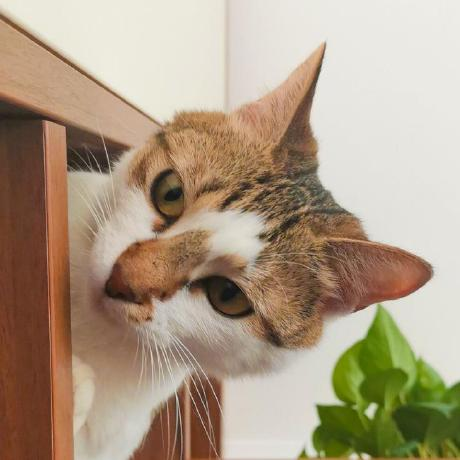
//> input picture 1-contrast-and-subtraction/11.jpg, 460 x 460 px
$ ./1-1   (built with g++ and OpenCV 4)
//> lines starting //> are read from the running program, lines starting //| are printed output that depends on the picture
### 1-contrast-and-subtraction/color.hpp
#include <opencv2/opencv.hpp>
#include <iostream>
#include <cmath>

class Color {
public:
	Color();
	Color(int _r, int _g, int _b, int base = 255);
	Color(cv::String hex);

	int GetR(int base = 255);
	int GetG(int base = 255);
	int GetB(int base = 255);

	void SetSaturation(double saturation);
	void SetContrast(double contrast);

private:
	double r, g, b;
};

// [5 lines left out: function Color, not called in this run]

Color::Color(int _r, int _g, int _b, int base) {
	r = _r * 1.0 / base;
	g = _g * 1.0 / base;
	b = _b * 1.0 / base;
}

Color::Color(cv::String hex) {
	// throw std::exception("not implemented");
}

int Color::GetR(int base) {
	return r * base;
}

int Color::GetG(int base) {
	return g * base;
}

int Color::GetB(int base) {
	return b * base;
}


inline double Sigmoid(double x) {
	return 1 / (1 + std::exp(-x));
}

void Color::SetSaturation(double saturation) {
	double deltaR = r - 0.5;
	double deltaG = g - 0.5;
	double deltaB = b - 0.5;

	double maxDelta = std::max(std::abs(deltaR), std::max(std::abs(deltaG), std::abs(deltaB)));

	if (maxDelta == 0) {
		return;
	}

	double scale = 0.5 / maxDelta;
	double sigmoid = Sigmoid(saturation - std::log(scale - 1));

	r = 0.5 + deltaR * scale * sigmoid;
	g = 0.5 + deltaG * scale * sigmoid;
	b = 0.5 + deltaB * scale * sigmoid;
}

/// <summary>
/// 获取一个点关于平面x+y+z=0的对称点
/// </summary>
inline void GetOpposite(double &x, double &y, double &z) {
	double k = (x + y + z) / 1.5;
	x = x - k;
	y = y - k;
	z = z - k;
}

void Color::SetContrast(double contrast) {
	double mid = 1.5; // Rmax / 2 + Gmax / 2 + Bmax / 2

	double deltaR, deltaG, deltaB;

	bool reversed = false;
	if (r + g + b > mid) {	// same for >= and >
		r = r - 1;
		g = g - 1;
		b = b - 1;
		GetOpposite(r, g, b);
		reversed = true;
	}
	deltaR = r;
	deltaG = g;
	deltaB = b;

	double scale = mid / (deltaR + deltaG + deltaB);
	double sigmoid = Sigmoid(-contrast / scale - std::log(scale - 1)) * scale;

	r = sigmoid * r;
	g = sigmoid * g;
	b = sigmoid * b;
	if (reversed) {
		GetOpposite(r, g, b);
		r = r + 1;
		g = g + 1;
		b = b + 1;
	}
}

### 1-contrast-and-subtraction/1-1.cpp
#include <opencv2/opencv.hpp>
#include <iostream>

#include "color.hpp"

using namespace cv;
using namespace std;

Mat image;
String windowName;

double contrast;
double saturation;

void UpdateImage()
{
	Mat processed = image.clone();

	uint8_t* pixelPtr = (uint8_t*)processed.data;
	int cn = processed.channels();

	for (int i = 0; i < processed.rows; i++)
	{
		for (int j = 0; j < processed.cols; j++)
		{
			uint8_t* b, * g, * r;
			b = &pixelPtr[i * processed.cols * cn + j * cn + 0]; // B
			g = &pixelPtr[i * processed.cols * cn + j * cn + 1]; // G
			r = &pixelPtr[i * processed.cols * cn + j * cn + 2]; // R

			Color pixel = Color(*r, *g, *b);

			pixel.SetContrast(contrast);
			pixel.SetSaturation(saturation);

			*r = pixel.GetR();
			*g = pixel.GetG();
			*b = pixel.GetB();
		}
	}
	imshow(windowName, processed); // Show our image inside the created window.
}

void onContrastChanged(int value, void*)
{
	contrast = (value - 50.0) / 20;
	UpdateImage();
}

void onSaturationChanged(int value, void*)
{
	saturation = (value - 50.0) / 20;
	UpdateImage();
}

int main(int argc, char** argv)
{
	// Read the image file
	image = imread("11.jpg");
//> image is the input picture: 460 rows x 460 cols, CV_8UC3; mean B, G, R 132.8, 155.3, 173.3

	// Check for failure
	if (image.empty())
	{
		cout << "Could not open or find the image" << endl;
		cin.get(); //wait for any key press
		return -1;
	}

	windowName = "11"; //Name of the window

	namedWindow(windowName); // Create a window

	UpdateImage();
	imshow(windowName, image); // Show our image inside the created window.
	createTrackbar("Contrast", windowName, 0, 100, onContrastChanged);
	createTrackbar("Saturation", windowName, 0, 100, onSaturationChanged);

	waitKey(0); // Wait for any keystroke in the window
//> after the loop in UpdateImage (call 2), `for (int i = 0; i < processed.rows; i++)`:
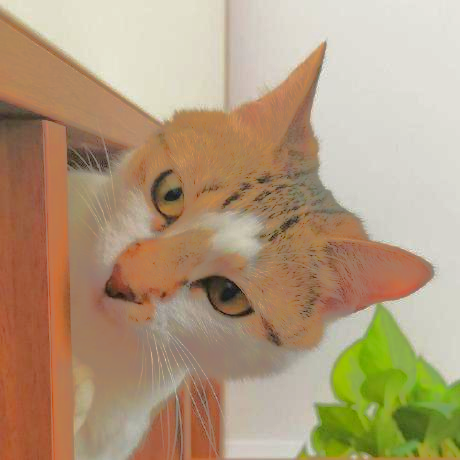
//> processed: 460 rows x 460 cols, CV_8UC3; mean B, G, R 124, 154.2, 177.4
//> after the loop in UpdateImage (call 3), `for (int i = 0; i < processed.rows; i++)`:
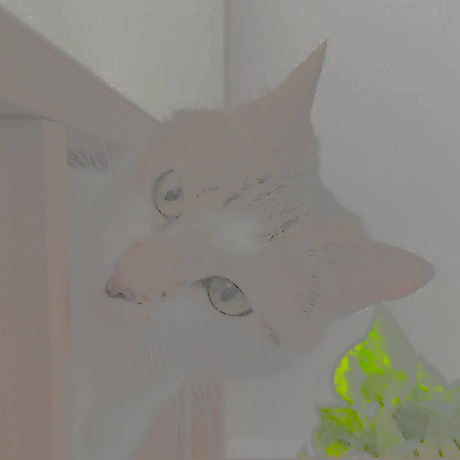
//> processed: 460 rows x 460 cols, CV_8UC3; mean B, G, R 127.4, 134.1, 136.9

	destroyWindow(windowName); //destroy the created window

	return 0;
}
